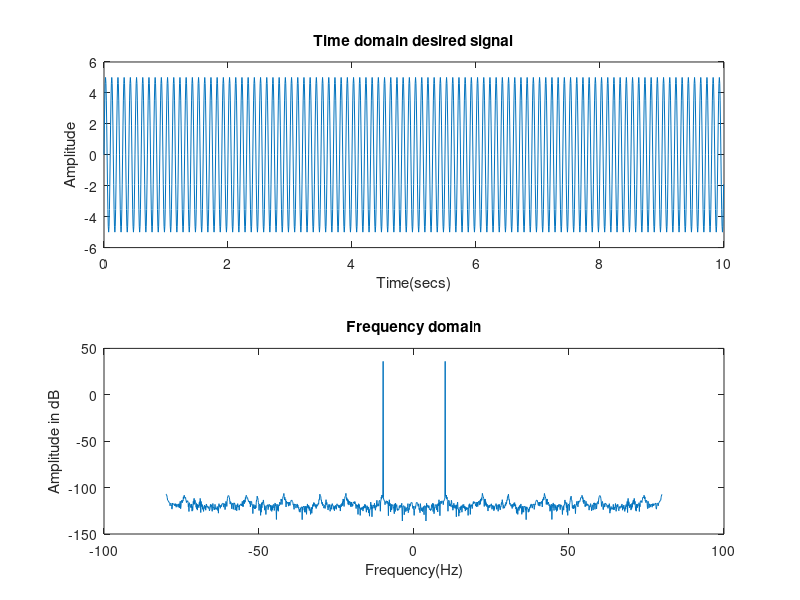
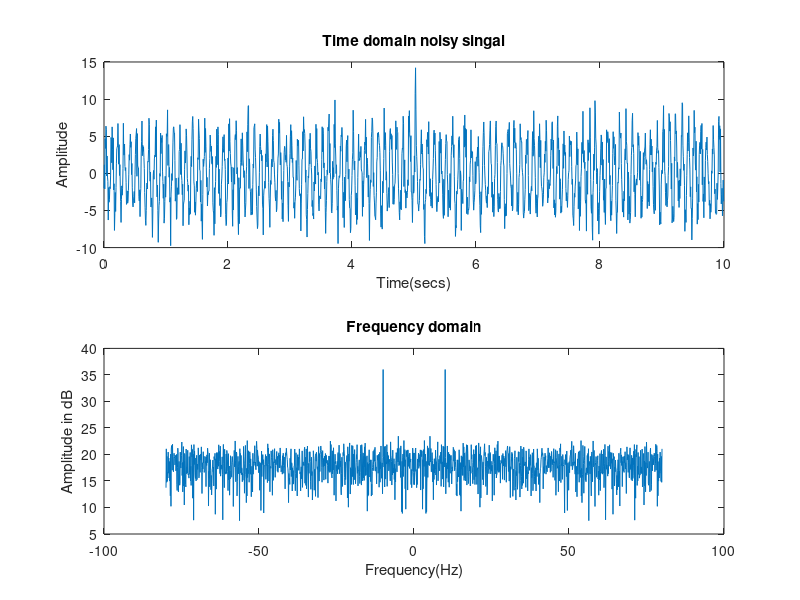

These charts were generated, in order, by the following MATLAB code: (Note: this script raises an error after producing the figures.)
clc
clear
close all

%% Desired Signal - s(n) and Noise signal - w(n)
fs = 160;
ts = 1/fs;
total_time = 10;
t = 0:ts:total_time-ts;

f = 10;
A = 5;
sn = A*sin(2*pi*f*t);

% len = length(sn);
% wn = -A + 2*A.*(rand(1,len));
% ufsn = sn+wn;
% 
% SNR =  0.5; 
SNR =  -6;
ufsn = awgn(sn, SNR); %Noisy signal

%% Plotting of input signals
figure(1)
subplot(211)
plot(t, sn);title('Time domain desired signal');xlabel('Time(secs)');ylabel('Amplitude');
subplot(212)
plot((fs/2)*linspace(-1,1,total_time*fs), 10*log10(abs(fftshift(fft(sn)))));
title('Frequency domain');xlabel('Frequency(Hz)');ylabel('Amplitude in dB');
% figure(2)
% subplot(211)
% plot(t, wn);title('Time domain Noise');xlabel('Time(secs)');ylabel('Amplitude');
% subplot(212)
% plot((fs/2)*linspace(-1,1,total_time*fs), 10*log10(abs(fftshift(fft(wn)))));
% title('Frequency domain');xlabel('Frequency(Hz)');ylabel('Amplitude in dB');
figure(2)
subplot(211)
plot(t, ufsn);title('Time domain noisy singal');xlabel('Time(secs)');ylabel('Amplitude');
subplot(212)
plot((fs/2)*linspace(-1,1,total_time*fs), 10*log10(abs(fftshift(fft(ufsn)))));
title('Frequency domain');xlabel('Frequency(Hz)');ylabel('Amplitude in dB');

%% LMS
tic
epoch = 100;            % Number of epoch iterations
order = 30;               % tap delays / order of filter
delta = 1e-6;

delayed = [0,0,ufsn(1:length(ufsn)-2)];

[W, costFLMS] = lms(ufsn,delayed,order,delta,epoch);
yn = filter(W,1,delayed);
toc
LMS_time = toc;
disp('LMS time')
disp(LMS_time)
%% Outputs - FIR Filter using LMS
figure(3)
plot(t, ufsn);title('Time domain signal - LMS');xlabel('Time(secs)');ylabel('Amplitude');
hold('on');
plot(t, yn);legend('Desired Signal', 'Filtered Signal');
grid on

xf=freqz(ufsn);   
% Wf=freqz(W);   
df=freqz(sn);  
fyf = freqz(yn);

frequencies=(0:length(xf)-1)/length(xf);
figure(4)
plot(frequencies,10*log10(abs(xf)));
hold on
%plot(frequencies,10*log10(abs(Wf)),'r')
plot(frequencies,10*log10(abs(df)),'k')
plot(frequencies,10*log10(abs(fyf)),'g')

legend('Noisy signal','Desired signal','Filtered signal');
xlabel('Normalized frequencies');
ylabel('Amplitude in dB');
title('Frequency response - LMS');
grid on

%% RLS
tic
% epoch = 100;
lambda = 0.999;
delayed = [0,0,ufsn(1:length(ufsn)-2)];
[ERLS, W] = rls(delayed,ufsn,order,lambda,delta);
yn=filter(W,1,delayed);
toc
RLS_time = toc;
disp('RLS time')
disp(RLS_time)

%% Outputs - FIR Filter using RLS
figure(5)
plot(t, ufsn);title('Time domain signal - RLS');xlabel('Time(secs)');ylabel('Amplitude');
hold('on');
plot(t, yn);legend('Desired Signal', 'Filtered Signal');
grid on

xf=freqz(ufsn);   
% Wf=freqz(W);   
df=freqz(sn);  
fyf = freqz(yn);

frequencies=(0:length(xf)-1)/length(xf);
figure(6)
plot(frequencies,10*log10(abs(xf)));
hold on
%plot(frequencies,10*log10(abs(Wf)),'r')
plot(frequencies,10*log10(abs(df)),'k')
plot(frequencies,10*log10(abs(fyf)),'g')

legend('Noisy signal','Desired signal','Filtered signal');
xlabel('Normalized frequencies');
ylabel('Amplitude in dB');
title('Frequency response - RLS');
grid on

%% NLMS
tic
epoch = 100;
delayed = [0,0,ufsn(1:length(ufsn)-2)];
[W, costFNLMS] = nlms(ufsn, delayed, order, delta, epoch);
yn=filter(W,1,delayed);
toc
NLMS_time = toc;
disp('NLMS time')
disp(NLMS_time)

%% Outputs - FIR Filter using NLMS
figure(7)
plot(t, ufsn);title('Time domain signal - NLMS');xlabel('Time(secs)');ylabel('Amplitude');
hold('on');
plot(t, yn);legend('Desired Signal', 'Filtered Signal');
grid on

xf=freqz(ufsn);   
% Wf=freqz(W);   
df=freqz(sn);  
fyf = freqz(yn);

frequencies=(0:length(xf)-1)/length(xf);
figure(8)
plot(frequencies,10*log10(abs(xf)));
hold on
%plot(frequencies,10*log10(abs(Wf)),'r')
plot(frequencies,10*log10(abs(df)),'k')
plot(frequencies,10*log10(abs(fyf)),'g')

legend('Noisy signal','Desired signal','Filtered signal');
xlabel('Normalized frequencies');
ylabel('Amplitude in dB');
title('Frequency response - NLMS');
grid on
%% Affine Projection Filter
tic
order = 40;
apf = dsp.AffineProjectionFilter(order);
[yn,error] = apf(delayed, ufsn);
EAPF = error(:);
toc
APA_time = toc;
disp('APA time')
disp(APA_time)
%% Outputs - FIR Filter using Affine Projection
figure(9)
plot(t, sn);title('Time domain signal - Affine Projection');xlabel('Time(secs)');ylabel('Amplitude');
hold('on');
plot(t, yn);legend('Desired Signal', 'Filtered Signal');
grid on

xf=freqz(ufsn);   % frequency spectrum of noisy signal
% Wf=freqz(W);   % frequency response of (ALE-filter)
df=freqz(sn);   % frequency spectrum of desired signal
fyf = freqz(yn);

frequencies=(0:length(xf)-1)/length(xf);   % Normalized frequecies

figure(10)
plot(frequencies,10*log10(abs(xf)));
hold on
%plot(frequencies,10*log10(abs(Wf)),'r')
plot(frequencies,10*log10(abs(df)),'k')
plot(frequencies,10*log10(abs(fyf)),'g')

legend('Noisy signal','Desired signal','Filtered signal');
xlabel('Normalized frequencies');
ylabel('Amplitude (dB)');
title('Frequency response - Affine Projection');
grid minor

%% Weiner Filter
tic
delayed = [0,0,ufsn(1:length(ufsn)-2)];
W = wienerFilt(delayed,ufsn,order);
yn=filter(W,1,delayed);
toc
WF_time = toc;
disp('WF time')
disp(WF_time)
%% Outputs - FIR Filter using Weiener Method
figure(11)
plot(t, sn);title('Time domain signal - Weiner Filter');xlabel('Time(secs)');ylabel('Amplitude');
hold('on');
plot(t, yn);legend('Desired Signal', 'Filtered Signal');
grid on

xf=freqz(ufsn);   % frequency spectrum of noisy signal
% Wf=freqz(W);   % frequency response of (ALE-filter)
df=freqz(sn);   % frequency spectrum of desired signal
fyf = freqz(yn);

frequencies=(0:length(xf)-1)/length(xf);   % Normalized frequecies

figure(12)
plot(frequencies,10*log10(abs(xf)));
hold on
%plot(frequencies,10*log10(abs(Wf)),'r')
plot(frequencies,10*log10(abs(df)),'k')
plot(frequencies,10*log10(abs(fyf)),'g')

legend('Noisy signal','Desired signal','Filtered signal');
xlabel('Normalized frequencies');
ylabel('Amplitude (dB)');
title('Frequency response - Weiner Filter');
grid minor

%% Error Plots
figure(13)
plot(costFLMS, 'Linewidth', 1);hold('on');
plot(costFNLMS, 'Linewidth', 1);
legend('Error in Amplitude - LMS','Error in Amplitude - NLMS')

%% Audio Input
[sn,fs] = audioread("AudioSignal.mp3");
sn = (sn(:,1)+sn(:,2))'/2;
ts = 1/fs;

len = length(sn);
total_time = 6;
t = 0:ts:total_time-ts;

% f = 100;
A = max(sn);
% sn = A*sin(2*pi*f*t);
% sound(sn,fs)

wn = -2*A + 2*2*A.*(rand(1,len));
ufsn = sn+wn;
audiowrite('noisy_audio.wav', ufsn, 48000);

%% Plotting Audio Signal
figure(14)
subplot(211)
plot(t, sn(1:length(t)));title('Time domain desired signal');xlabel('Time(secs)');ylabel('Amplitude');
subplot(212)
plot((fs/2)*linspace(-1,1,total_time*fs), 10*log10(abs(fftshift(fft(sn(1:length(t)))))));
title('Frequency domain');xlabel('Frequency(Hz)');ylabel('Amplitude in dB');
% figure(2)
% subplot(211)
% plot(t, wn);title('Time domain Noise');xlabel('Time(secs)');ylabel('Amplitude');
% subplot(212)
% plot((fs/2)*linspace(-1,1,total_time*fs), 10*log10(abs(fftshift(fft(wn)))));
% title('Frequency domain');xlabel('Frequency(Hz)');ylabel('Amplitude in dB');
figure(15)
subplot(211)
plot(t, ufsn(1:length(t)));title('Time domain noisy singal');xlabel('Time(secs)');ylabel('Amplitude');
subplot(212)
plot((fs/2)*linspace(-1,1,total_time*fs), 10*log10(abs(fftshift(fft(ufsn(1:length(t)))))));
title('Frequency domain');xlabel('Frequency(Hz)');ylabel('Amplitude in dB');
audiowrite('lms_audio.wav', yn, 48000)

%% LMS 
epoch = 50;            % Number of epoch iterations
order = 30;               % tap delays / order of filter
delta = 1e-4;

delayed = [0,order,ufsn(1:length(ufsn)-order)];

[W, costFLMS] = lms(ufsn,delayed,order,delta,epoch);
yn = filter(W,1,delayed);
%% Outputs - FIR Filter using LMS
figure(16)
plot(t, ufsn(1:length(t)));title('Time domain signal - LMS');xlabel('Time(secs)');ylabel('Amplitude');
hold('on');
plot(t, yn(1:length(t)));legend('Desired Signal', 'Filtered Signal');
grid on

xf=freqz(ufsn);   
% Wf=freqz(W);   
df=freqz(sn);  
fyf = freqz(yn);

frequencies=(0:length(xf)-1)/length(xf);
figure(17)
plot(frequencies,10*log10(abs(xf)));
hold on
%plot(frequencies,10*log10(abs(Wf)),'r')
plot(frequencies,10*log10(abs(df)),'k')
plot(frequencies,10*log10(abs(fyf)),'g')

%legend('Noisy signal','Desired signal','Filtered signal');
xlabel('Normalized frequencies');
ylabel('Amplitude in dB');
title('Frequency response - LMS');
grid on
audiowrite('lms_audio.wav', yn, 48000)
%% NLMS
ufsn = sn + wn;
order = 30;
epoch = 50;
delayed = [zeros(1,order),ufsn(1:length(ufsn)-order)];
[W, costFNLMS] = nlms(ufsn,delayed,order,delta,epoch);
yn=filter(W,1,delayed);

%% Outputs - FIR Filter using NLMS
figure(18)
plot(t,ufsn(1:length(t)));title('Time domain signal - NLMS');xlabel('Time(secs)');ylabel('Amplitude');
hold('on');
plot(t, yn(1:length(t)));legend('Desired Signal', 'Filtered Signal');
grid on

xf=freqz(ufsn);   
% Wf=freqz(W);   
df=freqz(sn);  
fyf = freqz(yn);

frequencies=(0:length(xf)-1)/length(xf);
figure(19)
plot(frequencies,10*log10(abs(xf)));
hold on
%plot(frequencies,10*log10(abs(Wf)),'r')
plot(frequencies,10*log10(abs(df)),'k')
plot(frequencies,10*log10(abs(fyf)),'g')

legend('Noisy signal','Desired signal','Filtered signal');
xlabel('Normalized frequencies');
ylabel('Amplitude in dB');
title('Frequency response - NLMS');
grid on
audiowrite('nlms_audio.wav', yn, 48000)